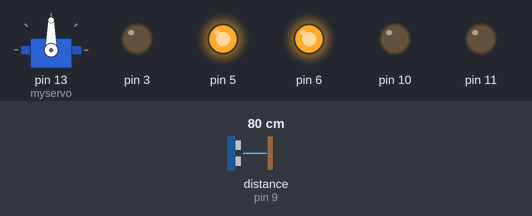
A sketch run on a simulated Arduino Uno, built with avr-gcc and run on an emulated ATmega328P. On the bench: servo, output pins drawn as LEDs (lit = HIGH). Wiring (inferred from the names in the program): range finder with pulse-width output: data pin 9. The inputs (shaded band) are chosen by the test bench; at power-on: distance to the obstacle (sensor on pin 9) 80 cm. The echo pulse lasts 58.3 µs per cm; pins used as bus, display or sensor lines are not drawn.

Above: at 1.2 s.
1.3 s: distance to the obstacle (sensor on pin 9) set to 44 cm
2.8 s: distance to the obstacle (sensor on pin 9) set to 38 cm
At 3.9 s:
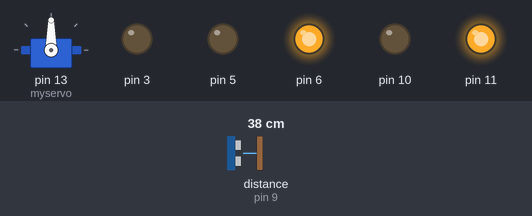
5.8 s: distance to the obstacle (sensor on pin 9) set to 60 cm
At 7.0 s:
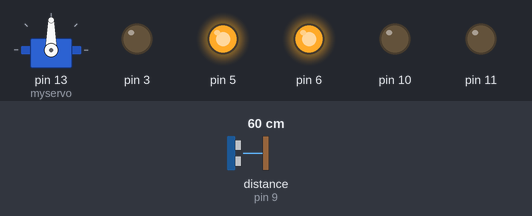
7.7 s: distance to the obstacle (sensor on pin 9) set to 2 cm
At 9.8 s:
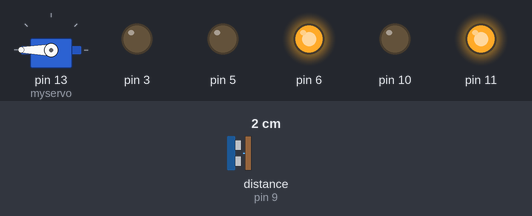
Timing chart, 0 to 13.8 s (numbered marks = the images above; inputs shaded):
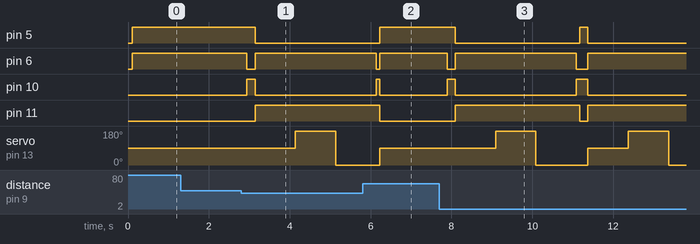

Measured:
- the behaviour switches between 42 and 41 cm on distance to the obstacle (sensor on pin 9) (found by bisection; images 0 and 1)
- after the input at 1.3 s, every drawn part: stays the same
- after the input at 2.8 s, pin 5: HIGH → LOW after 0.34 s; pin 6: HIGH → LOW after 0.14 s, → HIGH 0.20 s later; pin 10: LOW → HIGH after 0.14 s, → LOW 0.20 s later; pin 11: LOW → HIGH after 0.34 s; servo on pin 13 (myservo): 90° → 180° after 1.3 s, → 0° 1.0 s later
- after the input at 5.8 s, pin 5: goes on until 6.2 s, then stays HIGH; pin 11: goes on until 6.2 s, then stays LOW
- after the input at 7.7 s, pin 5: HIGH → LOW after 0.39 s, → HIGH 3.1 s later, → LOW 0.20 s later; pin 6: HIGH → LOW after 0.19 s, → HIGH 0.20 s later, → LOW 3.0 s later, → HIGH 0.28 s later

The sketch:

fighter_robot_code.ino
```cpp
#define echopin  9 // echo pin
#define trigpin 4 // Trigger pin
#include<Servo.h> //laibrary for servomotor

Servo myservo;


long duration, distance; //becuse the values from ultrasonic is changeable in are extended size variables for number storage, and store 32 bits (4 bytes), from -2,147,483,648 to 2,147,483,647.

//int maximumRange = 30;


void setup() {
  pinMode (trigpin, OUTPUT);//The Trig is sending waves to reflected and the Eco receiving it
  pinMode (echopin, INPUT );//
  myservo.attach(13);//servo pin

//H-bridge motors pins
pinMode(11, OUTPUT);
pinMode(6, OUTPUT);

pinMode(10, OUTPUT);
pinMode(5, OUTPUT);

pinMode(3, OUTPUT);


}

void loop() {
  {
    // make sure that the trigPin is clear so you have to set that pin on a LOW State for just 2 µs
    digitalWrite(trigpin,LOW);
    delayMicroseconds(2);
    //Now for generating the Ultra sound wave we have to set the trigPin on HIGH State for 10 µs
    digitalWrite(trigpin,HIGH);
    delayMicroseconds(10);
    //Using the pulseIn() function you have to read the travel time and put that value into the variable “duration”
    duration=pulseIn (echopin,HIGH);
    distance = duration * 0.034 / 2;//her to receve the value of pulse as cm value

    delay (50);

  }
if (distance <= 40 ){
    digitalWrite(11,LOW);
    digitalWrite(6,LOW);

    digitalWrite(5,HIGH);
    digitalWrite(10,HIGH);

    delay (200);
    digitalWrite(11,HIGH);

    digitalWrite(6,HIGH);
    digitalWrite(5,LOW);
    digitalWrite(10,LOW);

  myservo.write(90);
  delay(1000);
  myservo.write(180);
  delay(1000);
  myservo.write(0);
  delay(1000);

    digitalWrite(11,HIGH);

    digitalWrite(6,LOW);
    digitalWrite(5,LOW);
    digitalWrite(10,HIGH);
}

  else if (distance >= 40 ){

    digitalWrite(11,LOW);

    digitalWrite(6,HIGH);
    digitalWrite(5,HIGH);
    digitalWrite(10,LOW);

   myservo.write(90);
  }

}
```
